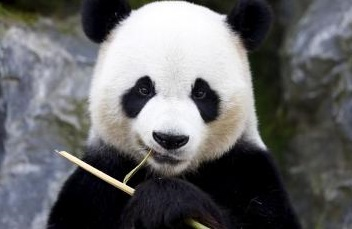
%> input picture Workspace/EXAM/Final/panda.jpg, 352 x 229 px
$ octave answer3.m   (GNU Octave 9; MATLAB toolbox functions it lacks are replaced by stand-ins)
%> lines starting %> are read from the running program, lines starting %| are printed output that depends on the picture
%% Read Image
imOriginal = imread('panda.jpg');
%> imOriginal is the input picture: size 229x352x3 uint8; mean R, G, B 101.2, 101.3, 102.6
im = rgb2gray(imOriginal); % convert to gray scale
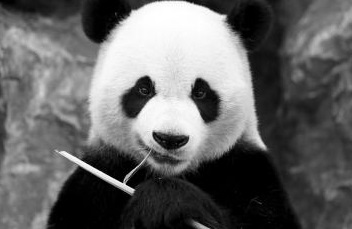
%> im: size 229x352 uint8; min 0, max 255, mean 101.4

%% Appy vertical and horizontal prewitt filters
hx = [1 0 -1; 1 0 -1; 1 0 -1];
hy = [1 1 1; 0 0 0; -1 -1 -1];

%% Filtered Images
Gx = imfilter(im, hx, 'conv');
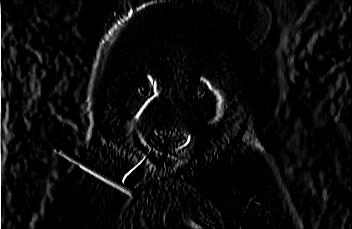
%> Gx: size 229x352 uint8; min 0, max 255, mean 11.8
Gy = imfilter(im, hy, 'conv');
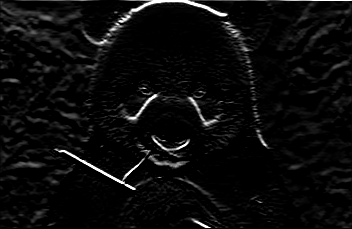
%> Gy: size 229x352 uint8; min 0, max 255, mean 11.1

%% Calculate Gradient
Gm = abs(Gx) + abs(Gy);
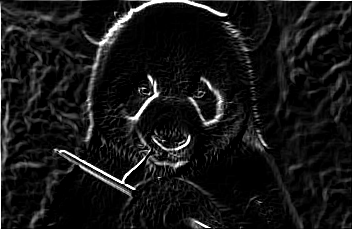
%> Gm: size 229x352 uint8; min 0, max 255, mean 22.3

%% Calculate t threshold
t = graythresh(im);  % Otsu Threshold value
%> t = 0.467
GmD = im2double(Gm); % int to double

%% Apply thresh hold
EM = zeros(size(GmD));  % create new image all values are 0
idx = GmD > t;          % find indicies pixel value > threshold
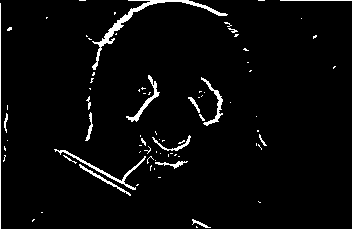
%> idx: size 229x352 logical; 3.5% white in thin lines or dots
EM(idx) = 1;            % set these indicies to 1
%> EM: size 229x352 double; values 0 (black) and 1 (white), 3.5% white in thin lines or dots

%% Display images
figure; imshow(imOriginal); title('Original Image');
figure; imshow(Gx); title('Gx Image');
figure; imshow(Gy); title('Gy Image');
figure; imshow(Gm); title('Gm Image');
figure; imshow(EM); title('EM Image');
